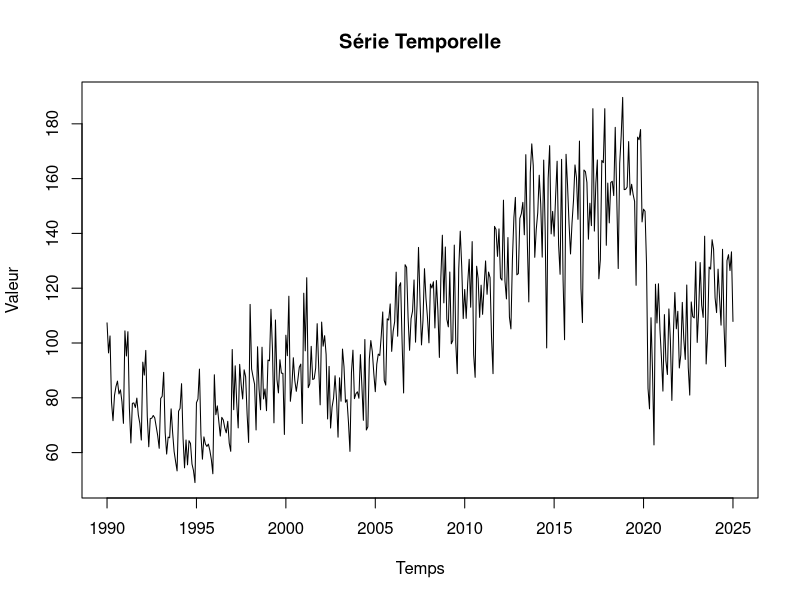
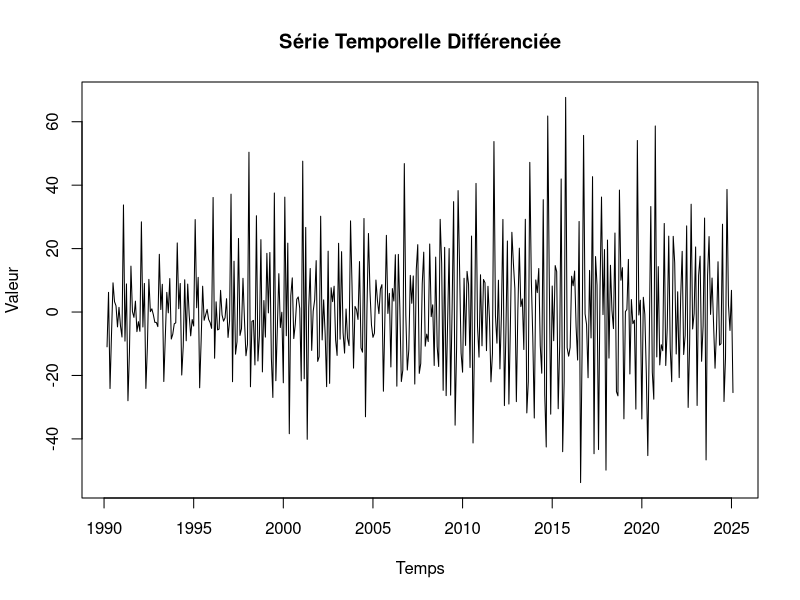
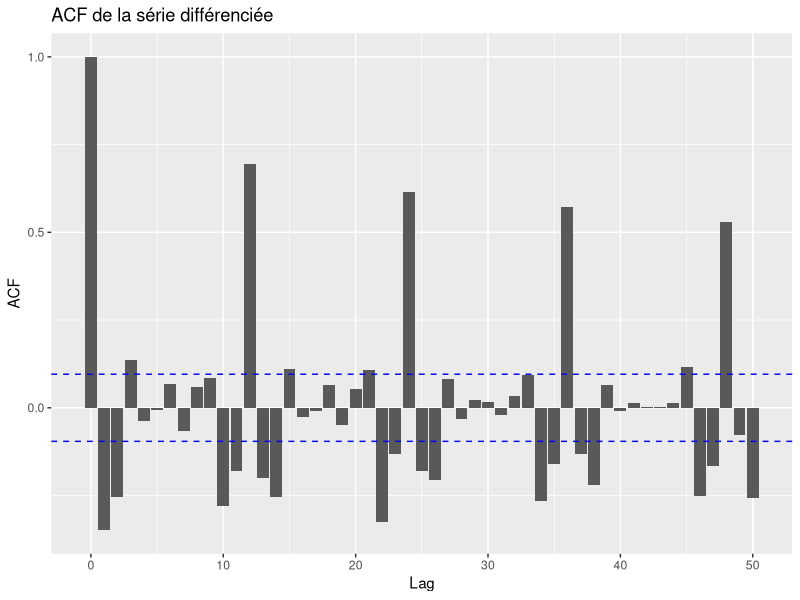
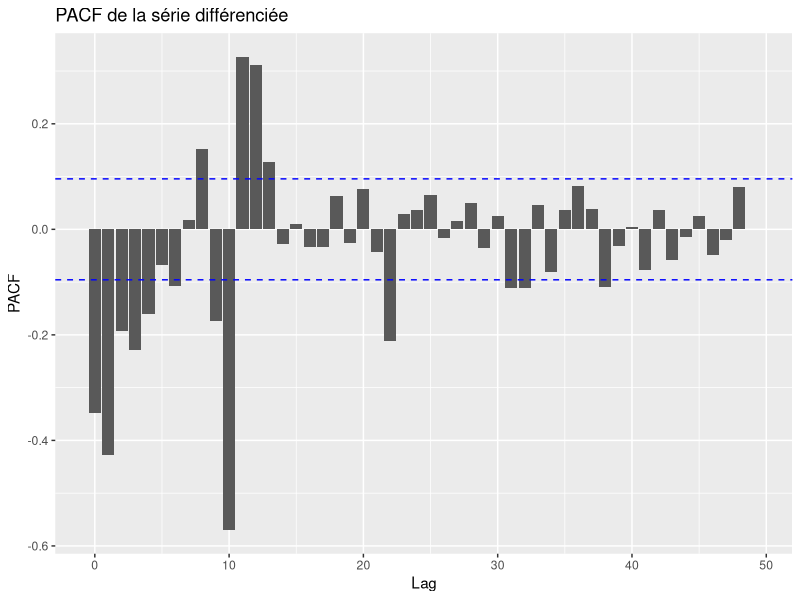
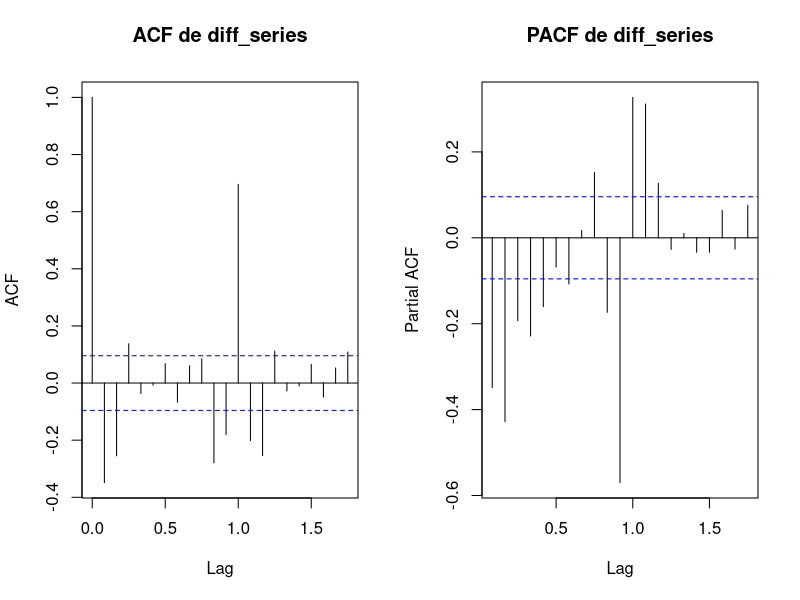
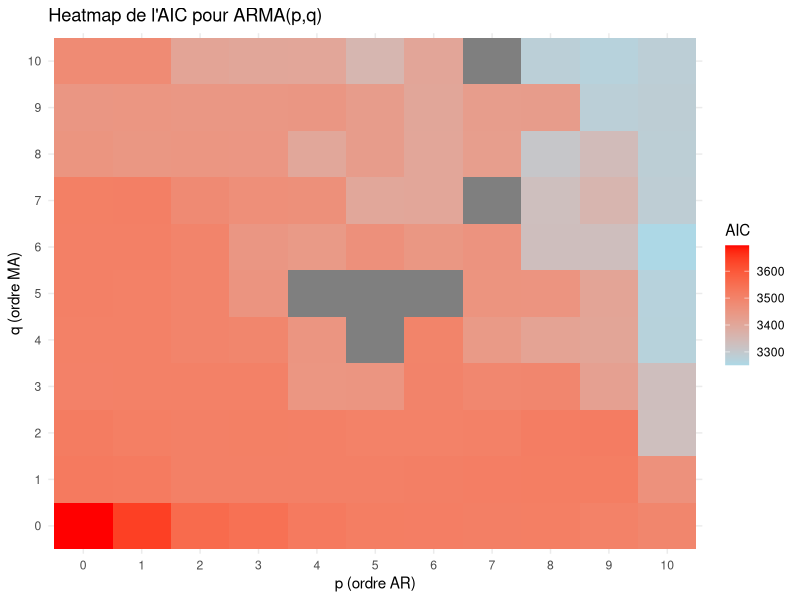
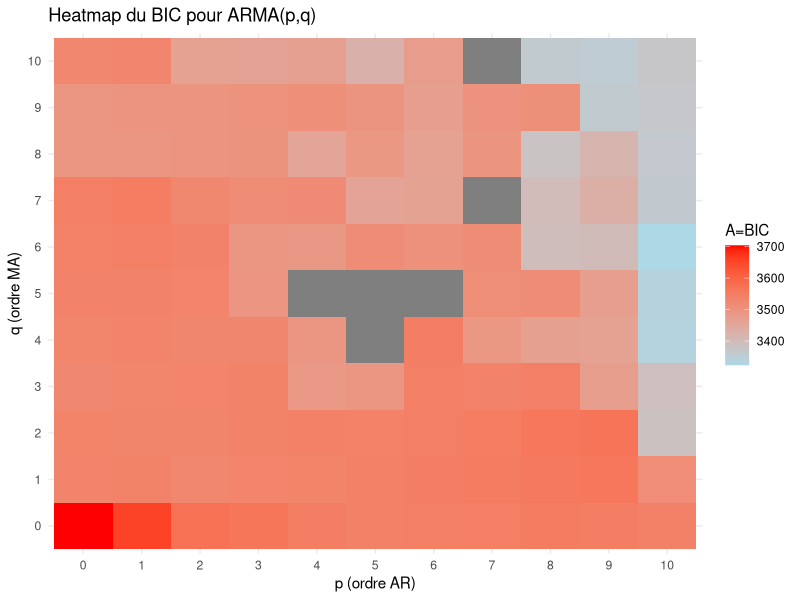
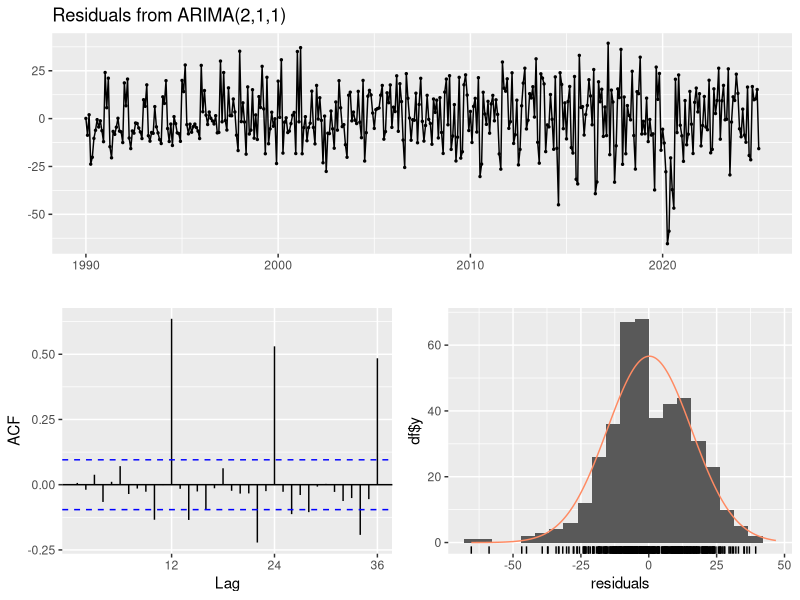

The R source for these figures, in order:
## ---- chunk 1
library(tseries)
library(readr)
library(forecast)
library(ggplot2)
## ---- chunk 2

valeurs_mensuelles <- read_delim("valeurs_mensuelles.csv", delim = ";", col_types = cols())
vm <- valeurs_mensuelles[-c(1, 2, 3), ]
colnames(vm) <- c("date","value","code")  
vm <- vm[nrow(vm):1, ]
vm$value <- as.numeric(vm$value)
vm$diff <- c(NA,diff(vm$value))

str(vm)

head(vm)
## ---- chunk 3
serie_ts <- ts(vm$value, start = c(1990, 01), frequency = 12) 
diff_series <- ts(vm$diff, start = c(1990, 02), frequency = 12) 
diff_series <- na.omit(diff_series) 
# Dickey-Fuller Test
adf.test(serie_ts, alternative="stationary")
adf.test(diff_series, alternative="stationary")
pp.test(diff_series, alternative="stationary")
kpss.test((diff_series))


## ---- chunk 4

plot(serie_ts, main="Série Temporelle", xlab="Temps", ylab="Valeur")
plot(diff_series, main="Série Temporelle Différenciée", xlab="Temps", ylab="Valeur")
## ---- chunk 5
# Calculer l'ACF et le PACF
acf_values <- acf(diff_series, lag.max = 50, plot = FALSE)
pacf_values <- pacf(diff_series, lag.max = 50, plot = FALSE)

# Inspecter la structure de l'objet
str(acf_values)
str(pacf_values)

# Extraire les valeurs d'ACF et de PACF correctement
acf_vals <- acf_values$acf[,,1]  # Ajustez selon la structure réelle
pacf_vals <- pacf_values$acf[,,1]  # Ajustez selon la structure réelle

length_acf <- length(acf_vals)
length_pacf <- length(pacf_vals)

# Créer les DataFrames pour ggplot2
acf_df <- data.frame(Lag = 0:(length_acf - 1), ACF = acf_vals)
pacf_df <- data.frame(Lag = 0:(length_pacf - 1), PACF = pacf_vals)

# Tracer l'ACF avec ggplot2
ggplot(acf_df, aes(x = Lag, y = ACF)) +
  geom_bar(stat = "identity") +
  geom_hline(yintercept = c(-1.96/sqrt(length(diff_series)), 1.96/sqrt(length(diff_series))), linetype="dashed", color="blue") +
  labs(title="ACF de la série différenciée", x="Lag", y="ACF")

# Tracer le PACF avec ggplot2
ggplot(pacf_df, aes(x = Lag, y = PACF)) +
  geom_bar(stat = "identity") +
  geom_hline(yintercept = c(-1.96/sqrt(length(diff_series)), 1.96/sqrt(length(diff_series))), linetype="dashed", color="blue") +
  labs(title="PACF de la série différenciée", x="Lag", y="PACF")

## ---- chunk 6

# Définir la disposition des graphiques
par(mfrow=c(1,2), mar=c(5,4,4,2) + 0.1)

# Tracer l'ACF avec un ajustement de l'axe des abscisses
acf(diff_series, main="ACF de diff_series", lag.max = 21, xlab="Lag")


# Tracer le PACF avec un ajustement de l'axe des abscisses
pacf(diff_series, main="PACF de diff_series", lag.max = 21)

# Réinitialiser la disposition des graphiques
par(mfrow=c(1,1))

## ---- chunk 7
# Charger les bibliothèques nécessaires
library(forecast)

# Définir les valeurs de p et q
p_values <- 0:10
q_values <- 0:10

# Créer une matrice pour stocker les résultats
results <- expand.grid(p = p_values, q = q_values)
results$AIC <- NA
results$BIC <- NA

# Boucle pour ajuster les modèles et calculer AIC & BIC
for (i in 1:nrow(results)) {
  p <- results$p[i]
  q <- results$q[i]  # Utiliser "i" au lieu de "j"
  
  # Ajuster le modèle ARMA(p, q)
  model <- tryCatch(
    arima(diff_series, order = c(p, 0, q)),  # Modèle ARMA sur la série différenciée
    error = function(e) return(NULL)
  )
  
  # Si le modèle est valide, stocker AIC et BIC
  if (!is.null(model)) {
    results$AIC[i] <- model$aic
    results$BIC[i] <- BIC(model)
  }
}



# Afficher le tableau trié par AIC
results <- results[order(results$AIC), ]
print(results)

## ---- chunk 8
ggplot(results, aes(x = factor(p), y = factor(q), fill = AIC)) +
  geom_tile() +
  scale_fill_gradient(low = "lightblue", high = "red") +
  labs(title = "Heatmap de l'AIC pour ARMA(p,q)",
       x = "p (ordre AR)", 
       y = "q (ordre MA)", 
       fill = "AIC") +
  theme_minimal()

ggplot(results, aes(x = factor(p), y = factor(q), fill = BIC)) +
  geom_tile() +
  scale_fill_gradient(low = "lightblue", high = "red") +
  labs(title = "Heatmap du BIC pour ARMA(p,q)",
       x = "p (ordre AR)", 
       y = "q (ordre MA)", 
       fill = "A=BIC") +
  theme_minimal()
## ---- chunk 9
best_model <- auto.arima(diff_series, ic="aic", seasonal = FALSE, approximation = FALSE, trace=TRUE)
summary(best_model)
## ---- chunk 10
modele_arima <- Arima(serie_ts, order = c(2, 1, 1))
summary(modele_arima)
## ---- chunk 11
checkresiduals(modele_arima)
